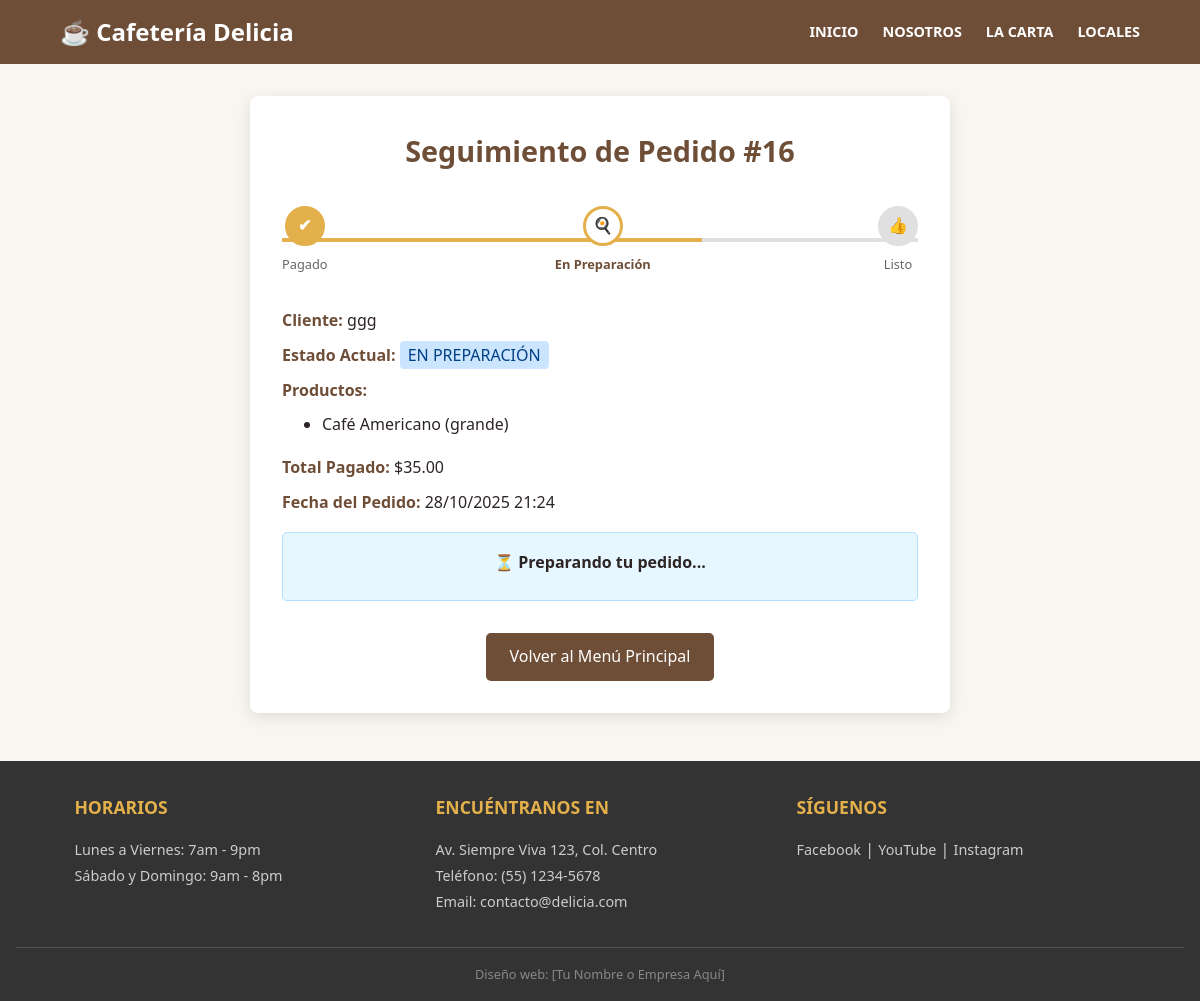
The app's page /seguimiento/16, older data.
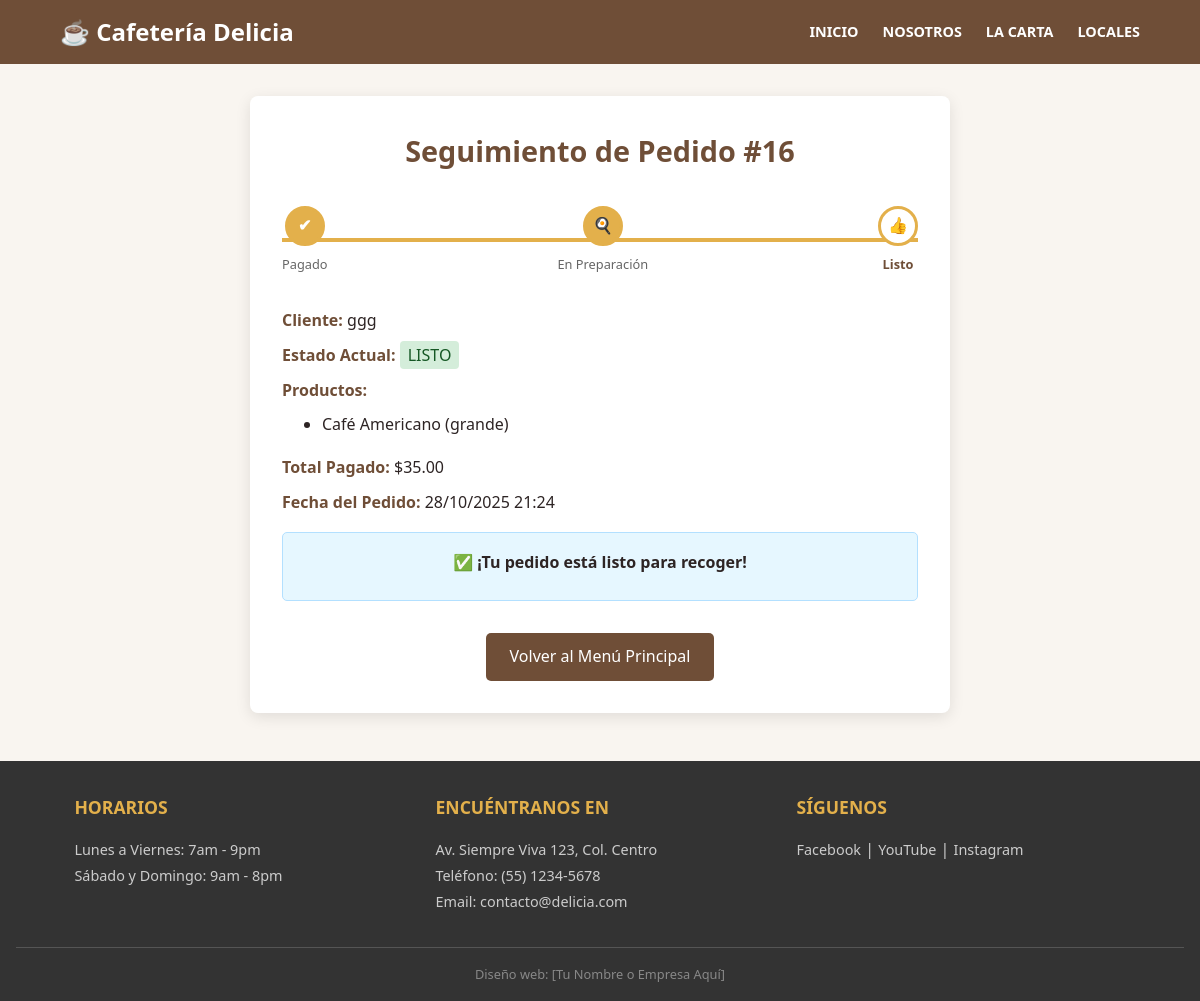
The same page, newer data.
### app.py (models this page shows)
class Pedido(db.Model):
    id = db.Column(db.Integer, primary_key=True)
    cliente = db.Column(db.String(50), nullable=False)
    productos = db.Column(db.String(500)) # Guardará algo como "Producto (tamaño) xCantidad"
    estado = db.Column(db.String(20), default="pendiente")
    pago = db.Column(db.String(20), default="pendiente")
    total = db.Column(db.Float)
    fecha = db.Column(db.DateTime, default=datetime.now)
    hora_pago = db.Column(db.DateTime)
    hora_preparacion = db.Column(db.DateTime)

### app.py (the view)
@app.route('/seguimiento/<int:id_pedido>')
def seguimiento(id_pedido):
    pedido = Pedido.query.get(id_pedido)
    return render_template('seguimiento.html', pedido=pedido, datetime=datetime)

### templates/seguimiento.html (shortened to what this page needs)
<!DOCTYPE html>
<html lang="es">
<head>
    <link rel="stylesheet" href="{{ url_for('static', filename='styles.css') }}">
</head>
<body>
    <header>
        <div class="header-content container">
            <h1><a href="{{ url_for('index') }}" style="color:white; text-decoration: none;">☕ Cafetería Delicia</a></h1>
            <nav>
                <ul>
                    <li><a href="{{ url_for('index') }}">INICIO</a></li>
                    <li><a href="{{ url_for('nosotros') }}">NOSOTROS</a></li>
                    <li><a href="{{ url_for('index') }}#carta">LA CARTA</a></li>
                    <li><a href="{{ url_for('index') }}#encuentranos">LOCALES</a></li>
                </ul>
            </nav>
        </div>
    </header>
    <main>
        <div class="seguimiento-container">
            <h2>Seguimiento de Pedido #{{ pedido.id }}</h2>
            <div class="progress-steps">
                {% set pago_completado = pedido.pago == 'pagado' %}
                {% set preparacion_iniciada = pago_completado %}
                {% set preparacion_completada = pedido.estado in ['listo', 'terminado'] %}
                {% set listo_completado = pedido.estado == 'terminado' %}
                <div class="progress-bar
                    {% if preparacion_completada %}listo-completado{% elif preparacion_iniciada %}preparacion-completada{% elif pago_completado %}pago-completado{% endif %}"
                    ></div>
                <div class="step {% if pago_completado %}completed{% endif %} {% if pedido.pago == 'pendiente' %}active{% endif %}">
                    <div class="step-icon">✔</div>
                    <div class="step-label">Pagado</div>
                </div>
                <div class="step {% if preparacion_completada %}completed{% endif %} {% if pedido.estado == 'en preparación' %}active{% endif %}">
                    <div class="step-icon">🍳</div>
                    <div class="step-label">En Preparación</div>
                </div>
                <div class="step {% if listo_completado %}completed{% endif %} {% if pedido.estado == 'listo' %}active{% endif %}">
                    <div class="step-icon">👍</div>
                    <div class="step-label">Listo</div>
                </div>
            </div>
            <div class="pedido-detalle">
                <p><strong>Cliente:</strong> {{ pedido.cliente }}</p>
                <p><strong>Estado Actual:</strong>
                   <span class="estado-{{ pedido.estado | replace(' ', '-') }}" style="padding: 3px 8px; border-radius: 4px;">
                       {{ pedido.estado | upper }}
                   </span>
                </p>
                 <p><strong>Productos:</strong></p>
                <ul class="productos-lista">
                    {% for producto in pedido.productos.split('|')[0].split(',') %}
                    <li>{{ producto.strip() }}</li>
                    {% endfor %}
                </ul>
                <p><strong>Total Pagado:</strong> ${{ "%.2f"|format(pedido.total) }}</p>
                <p><strong>Fecha del Pedido:</strong> {{ pedido.fecha.strftime('%d/%m/%Y %H:%M') }}</p>
                {% if pedido.pago == 'pagado' and pedido.hora_preparacion and pedido.estado != 'terminado' %}
                <div class="tiempo-preparacion">
                    {% if datetime.now() < pedido.hora_preparacion and pedido.estado != 'listo' %}
                    <p>Tiempo estimado restante: {{ ((pedido.hora_preparacion - datetime.now()).seconds // 60) + 1 }} minutos</p>
                    {% elif pedido.estado == 'listo' %}
                     <p>✅ ¡Tu pedido está listo para recoger!</p>
                    {% else %}
                     <p>⏳ Preparando tu pedido...</p>
                    {% endif %}
                </div>
                {% elif pedido.estado == 'terminado' %}
                 <div class="tiempo-preparacion" style="background-color: #D4EDDA; border-color: #c3e6cb;">
                    <p>🎉 ¡Pedido completado y entregado!</p>
                 </div>
                {% endif %}
            </div>
            <a href="{{ url_for('index') }}" class="btn-volver-menu">Volver al Menú Principal</a>
        </div>
    </main>
    <footer id="encuentranos">
        <div class="footer-content container">
            <div class="footer-section">
                <h4>HORARIOS</h4>
                <p>Lunes a Viernes: 7am - 9pm</p>
                <p>Sábado y Domingo: 9am - 8pm</p>
            </div>
            <div class="footer-section">
                <h4>ENCUÉNTRANOS EN</h4>
                <p>Av. Siempre Viva 123, Col. Centro</p>
                <p>Teléfono: (55) 1234-5678</p>
                <p>Email: contacto@delicia.com</p>
            </div>
            <div class="footer-section">
                <h4>SÍGUENOS</h4>
                <a href="#" target="_blank">Facebook</a> |
                <a href="#" target="_blank">YouTube</a> |
                <a href="#" target="_blank">Instagram</a>
            </div>
        </div>
        <div class="footer-creditos">
            <p>Diseño web: [Tu Nombre o Empresa Aquí]</p>
        </div>
    </footer>
</body>
</html>

### static/styles.css (style rules this page uses)
:root { --primary: #6F4E37; --secondary: #C4A484; --accent: #E3B04B; --text: #2D2424; }
* { box-sizing: border-box; margin: 0; padding: 0; }
body { font-family: 'Segoe UI', Tahoma, Geneva, Verdana, sans-serif; background-color: #F9F5F0; color: var(--text); line-height: 1.6; }
.container { width: 90%; max-width: 1200px; margin: 0 auto; }
header { background-color: var(--primary); color: white; position: sticky; top: 0; z-index: 100; }
footer { background: #333; color: #ccc; padding: 2rem 1rem 1rem 1rem; margin-top: 3rem; }
.footer-content { display: flex; flex-wrap: wrap; justify-content: space-between; gap: 2rem; margin-bottom: 2rem; }
.footer-section { flex: 1; min-width: 200px; }
.footer-section h4 { color: var(--accent); margin-bottom: 1rem; font-size: 1.1rem; }
.footer-section p, .footer-section a { color: #ccc; text-decoration: none; font-size: 0.9rem; line-height: 1.8; }
.footer-creditos { text-align: center; border-top: 1px solid #555; padding-top: 1rem; font-size: 0.8rem; color: #888; }
.tiempo-preparacion { margin-top: 0.5rem; padding: 0.5rem; background: #e6f7ff; border-radius: 5px; text-align: center; font-weight: bold; }
.estado-listo { background: #D4EDDA; color: #155724; }
.productos-lista { margin: 0.5rem 0; padding-left: 1rem; }
header { padding: 0; }
.header-content { display: flex; justify-content: space-between; align-items: center; flex-wrap: wrap; padding: 0.8rem 0; max-width: 1200px; margin: 0 auto; width: 90%; }
.header-content h1 { font-size: 1.5rem; margin: 0; flex-shrink: 0; }
header nav ul { list-style: none; display: flex; gap: 1.5rem; margin: 0; padding: 0; }
header nav a { color: white; text-decoration: none; font-weight: bold; font-size: 0.9rem; text-transform: uppercase; padding-bottom: 5px; border-bottom: 2px solid transparent; transition: border-bottom 0.3s; }

### templates/seguimiento.html (style rules this page uses)
header { padding: 0; }
.header-content { display: flex; justify-content: space-between; align-items: center; flex-wrap: wrap; padding: 0.8rem 0; max-width: 1200px; margin: 0 auto; width: 90%; }
.header-content h1 { font-size: 1.5rem; margin: 0; flex-shrink: 0; }
header nav ul { list-style: none; display: flex; gap: 1.5rem; margin: 0; padding: 0; }
header nav a { color: white; text-decoration: none; font-weight: bold; font-size: 0.9rem; text-transform: uppercase; padding-bottom: 5px; border-bottom: 2px solid transparent; transition: border-bottom 0.3s; }
.seguimiento-container { max-width: 700px; margin: 2rem auto; background: white; border-radius: 8px; box-shadow: 0 4px 15px rgba(0,0,0,0.1); padding: 2rem; }
.seguimiento-container h2 { color: var(--primary); text-align: center; margin-bottom: 1.5rem; font-size: 1.8rem; }
.pedido-detalle p { margin-bottom: 0.5rem; line-height: 1.7; }
.pedido-detalle strong { color: var(--primary); }
.productos-lista { margin: 0.5rem 0 1rem 1.5rem; list-style: disc; }
.progress-steps { display: flex; justify-content: space-between; margin: 2rem 0; position: relative; }
.progress-steps::before { content: ''; position: absolute; top: 50%; left: 0; transform: translateY(-50%); height: 4px; width: 100%; background-color: #e0e0e0; z-index: 1; }
.step { display: flex; flex-direction: column; align-items: center; position: relative; z-index: 3; text-align: center; }
.step-icon { width: 40px; height: 40px; border-radius: 50%; background-color: #e0e0e0; border: 3px solid #e0e0e0; display: flex; align-items: center; justify-content: center; color: white; font-weight: bold; margin-bottom: 0.5rem; transition: background-color 0.5s, border-color 0.5s; }
.step-label { font-size: 0.8rem; color: #666; }
.step.completed .step-icon { background-color: var(--accent); border-color: var(--accent); }
.step.active .step-icon { background-color: white; border-color: var(--accent); color: var(--accent); }
.step.active .step-label { color: var(--primary); font-weight: bold; }
.tiempo-preparacion { margin-top: 1rem; padding: 1rem; background: #e6f7ff; border-radius: 5px; text-align: center; font-weight: bold; border: 1px solid #b3e0ff; }
.btn-volver-menu { display: block; width: fit-content; margin: 2rem auto 0 auto; padding: 0.7rem 1.5rem; background: var(--primary); color: white; text-decoration: none; border-radius: 5px; transition: background-color 0.3s; }

Row changes from the older to the newer data that the page shows:
changed Pedido "ggg": estado "EN PREPARACIÓN" → "LISTO"
Text that changed along with them:
text no longer shown: "⏳ Preparando tu pedido..."
text now shown: "✅ ¡Tu pedido está listo para recoger!"
